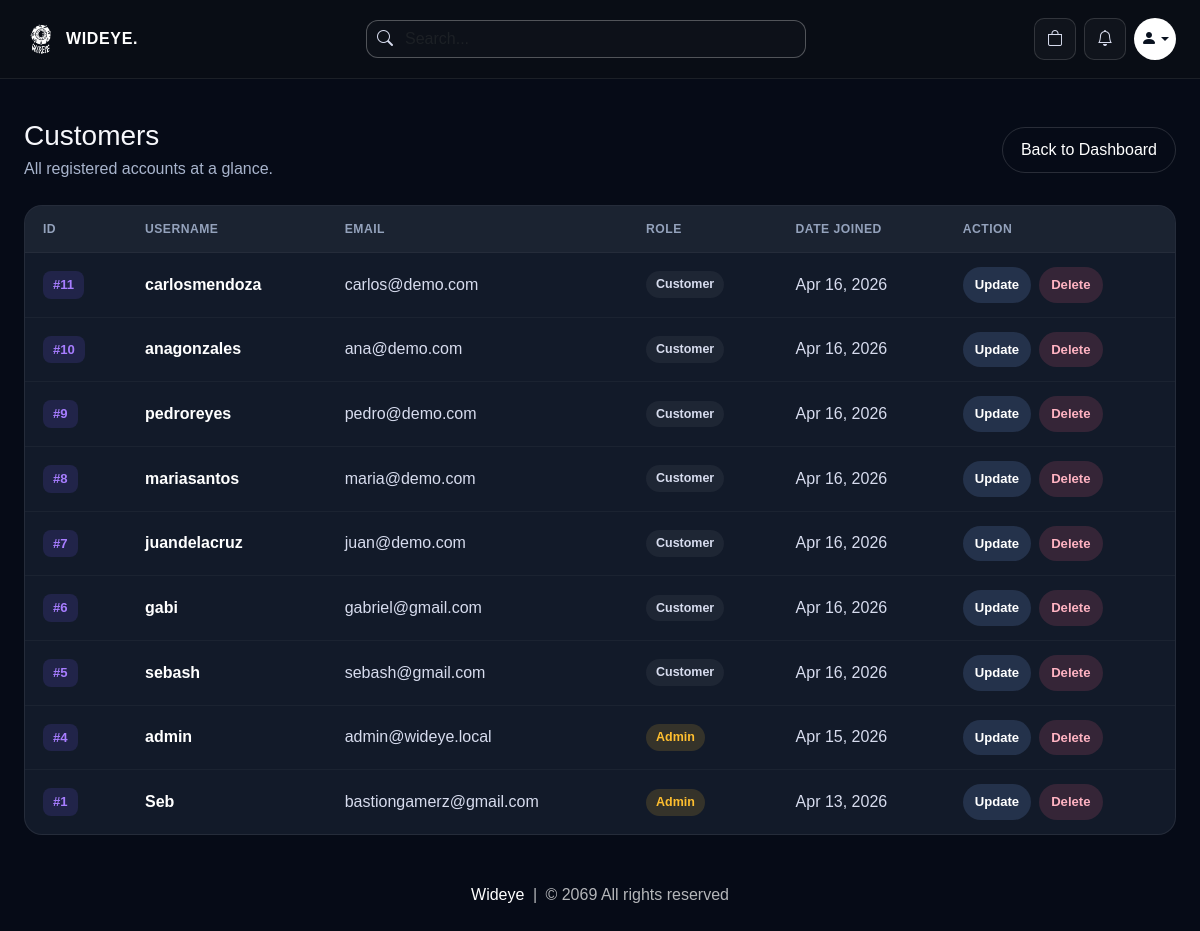
The app's page /customers (signed in), older data.
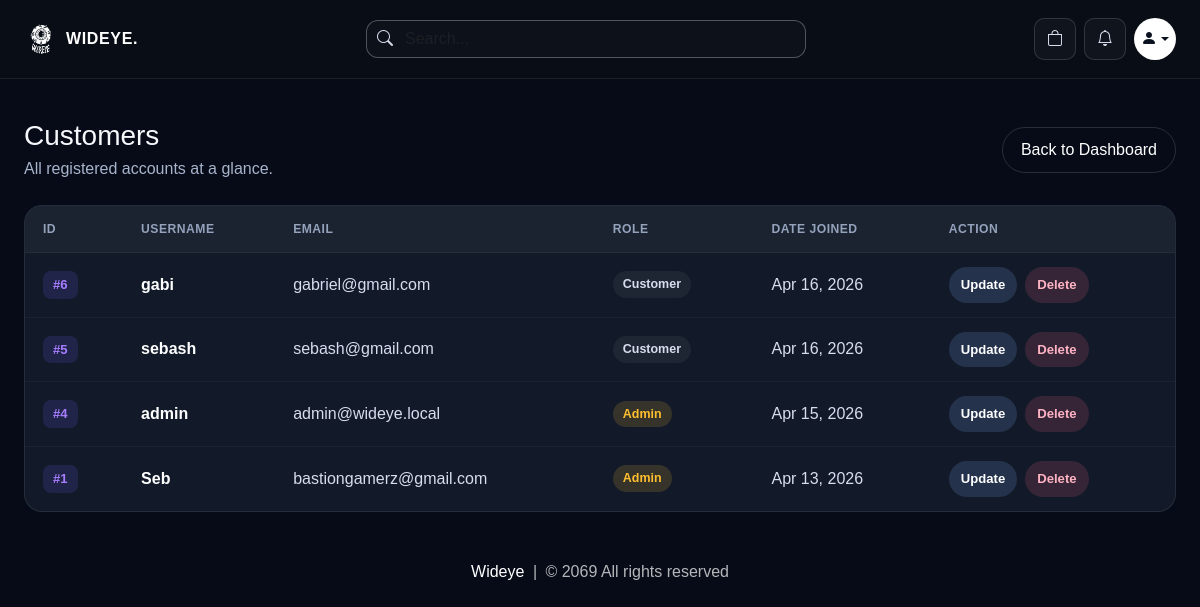
The same page, newer data.
### website/models.py (models this page shows, shortened)
class Customer(db.Model, UserMixin):
    id = db.Column(db.Integer, primary_key=True)
    email = db.Column(db.String(100), unique=True)
    username = db.Column(db.String(100))
    password_hash = db.Column(db.String(150))
    is_admin = db.Column(db.Boolean, default=False, nullable=False)
    face_profile_name = db.Column(db.String(100))
    usual_product_id = db.Column(db.Integer, db.ForeignKey('product.id'), nullable=True)
    date_joined = db.Column(db.DateTime(), default=datetime.utcnow)
    cart_items = db.relationship('Cart', backref=db.backref('customer', lazy=True))
    orders = db.relationship('Order', backref=db.backref('customer', lazy=True))
    usual_product = db.relationship('Product', foreign_keys=[usual_product_id])
    usual_items = db.relationship(
        'UsualOrderItem',
        backref=db.backref('customer', lazy=True),
        cascade='all, delete-orphan',
        order_by='UsualOrderItem.id'
    )
    @property
    def password(self):
        raise AttributeError('Password is not a readable Attribute')

### website/admin.py (the view)
@admin.route('/customers')
@login_required
def display_customers():
    if current_user_is_admin():
        customers = Customer.query.order_by(Customer.date_joined.desc(), Customer.id.desc()).all()
        return render_template('customers.html', customers=customers)
    return render_template('404.html')

### website/admin.py (called while the page is built)
def current_user_is_admin():
    return current_user.is_authenticated and bool(getattr(current_user, 'is_admin', False))

### website/templates/customers.html (shortened to what this page needs)
{% extends 'base.html' %}
{% block body %}
<div class="wideye-shell py-4">
    <div class="d-flex flex-wrap align-items-center justify-content-between gap-3 mb-4">
        <div>
            <h1 class="h3 mb-1">Customers</h1>
            <p style="color:#a8b4cc;" class="mb-0">All registered accounts at a glance.</p>
        </div>
        <a href="/admin-page" style="border:1px solid rgba(255,255,255,0.14);border-radius:999px;padding:10px 18px;color:#fff;">Back to Dashboard</a>
    </div>
    {% if customers | length < 1 %}
    <div class="text-center py-5">
        <h3>No customers yet.</h3>
    </div>
    {% else %}
    <div class="wideye-table-wrap">
        <table class="wideye-table">
            <thead>
                <tr>
                    <th>ID</th>
                    <th>Username</th>
                    <th>Email</th>
                    <th>Role</th>
                    <th>Date Joined</th>
                    <th>Action</th>
                </tr>
            </thead>
            <tbody>
                {% for customer in customers %}
                <tr>
                    <td><span class="wideye-id-badge">#{{ customer.id }}</span></td>
                    <td style="color:#fff;font-weight:600;">{{ customer.username }}</td>
                    <td>{{ customer.email }}</td>
                    <td>
                        <span class="wideye-customer-role {% if customer.is_admin %}admin{% endif %}">
                            {% if customer.is_admin %}Admin{% else %}Customer{% endif %}
                        </span>
                    </td>
                    <td>{{ customer.date_joined.strftime('%b %d, %Y') if customer.date_joined else 'N/A' }}</td>
                    <td>
                        <div class="wideye-customer-actions">
                            <a href="/update-customer/{{ customer.id }}" class="wideye-customer-action edit">Update</a>
                            <a href="/delete-customer/{{ customer.id }}" class="wideye-customer-action delete" onclick="return confirm('Delete {{ customer.username }}? This will remove their account data.');">Delete</a>
                        </div>
                    </td>
                </tr>
                {% endfor %}
            </tbody>
        </table>
    </div>
    {% endif %}
</div>
{% endblock %}

Row changes from the older to the newer data that the page shows:
removed Customer: id "11", username "carlosmendoza", email "carlos@demo.com", is_admin "Customer", date_joined "Apr 16, 2026"
removed Customer: id "10", username "anagonzales", email "ana@demo.com", is_admin "Customer", date_joined "Apr 16, 2026"
removed Customer: id "9", username "pedroreyes", email "pedro@demo.com", is_admin "Customer", date_joined "Apr 16, 2026"
removed Customer: id "8", username "mariasantos", email "maria@demo.com", is_admin "Customer", date_joined "Apr 16, 2026"
removed Customer: id "7", username "juandelacruz", email "juan@demo.com", is_admin "Customer", date_joined "Apr 16, 2026"
